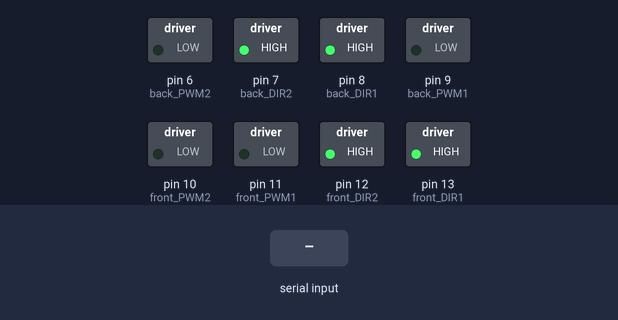
Simulated run of this sketch. Board: Arduino Uno, built with avr-gcc and run on an emulated ATmega328P. On the bench: switched loads named in the sketch (green lamp = pin HIGH). The test bench sets the inputs (shaded band).

Above: at 1.2 s.
1.3 s: "90,45\n" received over Serial
At 2.4 s:
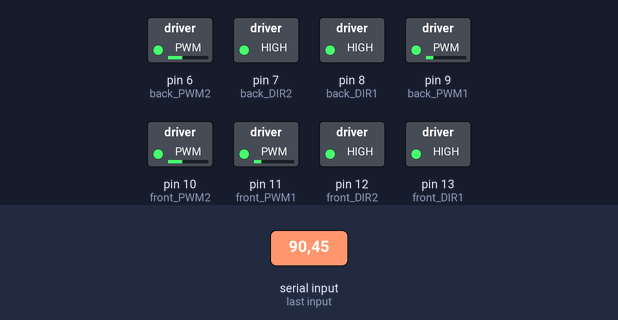
2.8 s: "30,150\n" received over Serial
At 3.6 s:
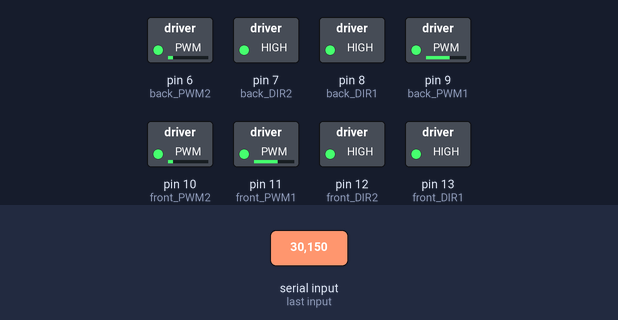
4.3 s: "90\n" received over Serial
At 4.7 s:
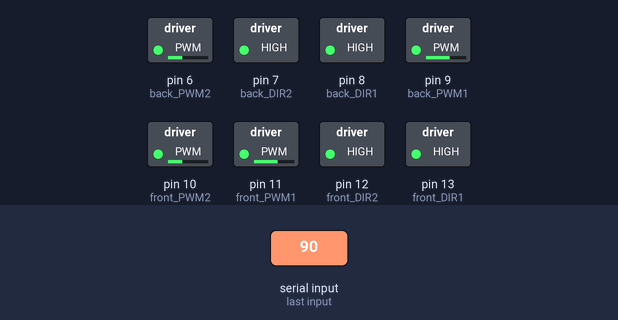
5.8 s: "200\n" received over Serial
At 7.0 s:
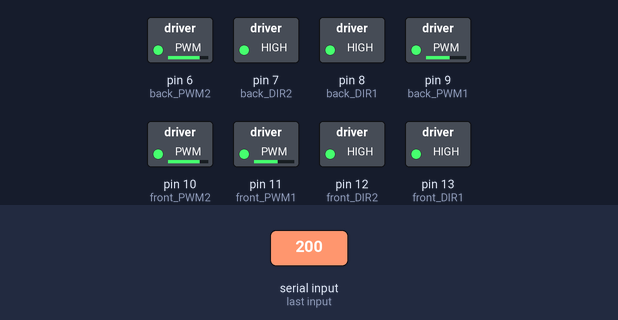
7.3 s: "90,45,200\n" received over Serial
At 8.2 s:
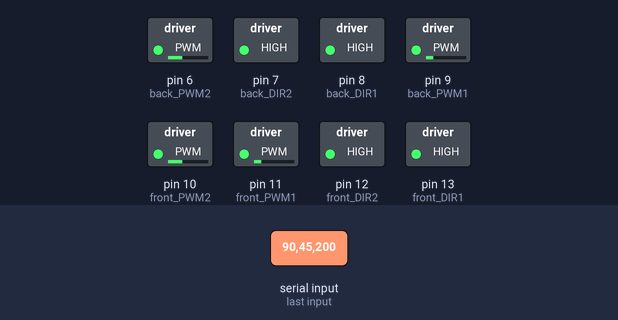
8.8 s: "5\n" received over Serial
At 9.3 s:
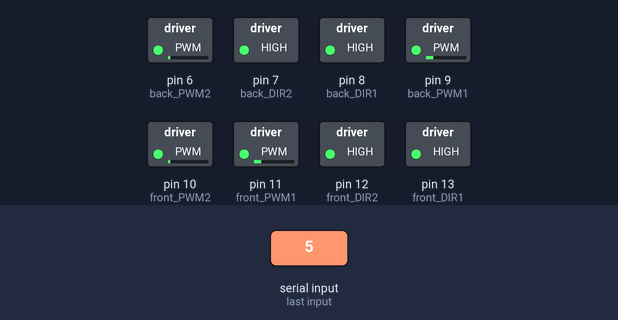
Timing chart, 0 to 11.3 s (numbered marks = the images above; inputs shaded):
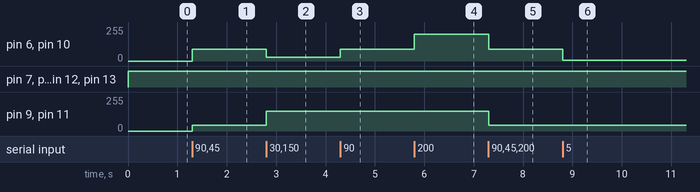

The sketch:

Arduino_Communication.ino
```cpp
// front
const int front_PWM1 = 11;
const int front_PWM2 = 10;
const int front_DIR1 = 13;
const int front_DIR2 = 12;

// back
const int back_PWM1 = 9;
const int back_PWM2 = 6;
const int back_DIR1 = 8;
const int back_DIR2 = 7;

int val1 = 0; // Default PWM value for motor 1
int val2 = 0; // Default PWM value for motor 2
int dir = 1;

void setup() {
  Serial.begin(115200);
  pinMode(front_PWM1, OUTPUT);
  pinMode(front_PWM2, OUTPUT);
  pinMode(front_DIR1, OUTPUT);
  pinMode(front_DIR2, OUTPUT);
  pinMode(back_PWM1, OUTPUT);
  pinMode(back_PWM2, OUTPUT);
  pinMode(back_DIR1, OUTPUT);
  pinMode(back_DIR2, OUTPUT);

  // pinMode(front_PWM1_test, OUTPUT);
  // pinMode(front_PWM2_test, OUTPUT);
  // pinMode(front_DIR1_test, OUTPUT);
  // pinMode(front_DIR2_test, OUTPUT);
  // pinMode(back_PWM1_test, OUTPUT);
  // pinMode(back_PWM2_test, OUTPUT);
  // pinMode(back_DIR1_test, OUTPUT);
  // pinMode(back_DIR2_test, OUTPUT);
}

void loop() {
  if (Serial.available() > 0) {
    String data = Serial.readStringUntil('\n');
    sscanf(data.c_str(), "%d,%d,%d", &val1, &val2, &dir);
  }

  analogWrite(front_PWM1, val2);
  analogWrite(back_PWM1, val2);
  analogWrite(front_PWM2, val1);
  analogWrite(back_PWM2, val1);

  digitalWrite(front_DIR1, dir);
  digitalWrite(front_DIR2, dir);
  digitalWrite(back_DIR1, dir);
  digitalWrite(back_DIR2, dir);

  // for(int i =0; i < 255; i++){
  //   analogWrite(front_PWM1, i);
  //   analogWrite(back_PWM1, i);
  //   analogWrite(front_PWM2, i);
  //   analogWrite(back_PWM2, i);

  //   digitalWrite(front_DIR1, HIGH);
  //   digitalWrite(front_DIR2, HIGH);
  //   digitalWrite(back_DIR1, HIGH);
  //   digitalWrite(back_DIR2, HIGH);

  //   Serial.println(i);
  //   delay(100);

  //   String data = Serial.readStringUntil('\n');
  //   sscanf(data.c_str(), "%d,%d", &val1, &val2);
  // }

}
```

Measured:
- after the input at 1.3 s, pin 6 (back_PWM2), pin 10 (front_PWM2): 0/255 → 90/255 at once; pin 9 (back_PWM1), pin 11 (front_PWM1): 0/255 → 45/255 at once
- after the input at 2.8 s, pin 6 (back_PWM2), pin 10 (front_PWM2): 90/255 → 30/255 at once; pin 9 (back_PWM1), pin 11 (front_PWM1): 45/255 → 150/255 at once
- after the input at 4.3 s, pin 6 (back_PWM2), pin 10 (front_PWM2): 30/255 → 90/255 at once
- after the input at 5.8 s, pin 6 (back_PWM2), pin 10 (front_PWM2): 90/255 → 200/255 at once
- after the input at 7.3 s, pin 6 (back_PWM2), pin 10 (front_PWM2): 200/255 → 90/255 at once; pin 9 (back_PWM1), pin 11 (front_PWM1): 150/255 → 45/255 at once
- after the input at 8.8 s, pin 6 (back_PWM2), pin 10 (front_PWM2): 90/255 → 5/255 at once
